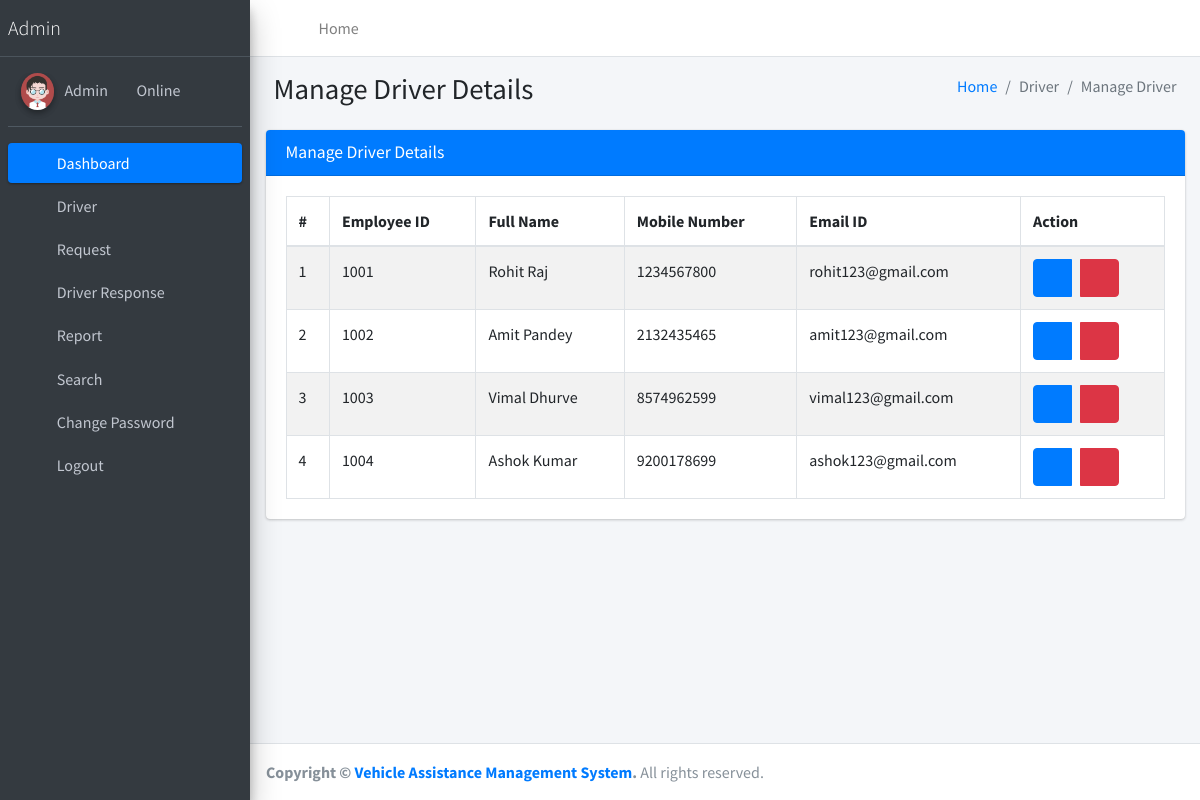
Page /manageDriver on the committed database.
### vehicleassist/models.py (models this page shows, shortened)
class Driver(models.Model):
    user = models.ForeignKey(User, on_delete=models.CASCADE, null=True)
    DriverID = models.IntegerField(null=True)
    MobileNumber = models.CharField(max_length=15, null=True)
    Address = models.CharField(max_length=150, null=True)
    JoiningDate = models.DateTimeField(auto_now_add=True)

### vehicleassist/views.py (the view)
# urls.py: path('manageDriver', manageDriver, name='manageDriver'),
def manageDriver(request):
    driver = Driver.objects.all()
    return render(request, 'admin/manageDriver.html', locals())

### vehicleassist/templates/admin/manageDriver.html
{% extends 'adminNavbar.html' %}
{% block main %}
{% load static %}
<section class="content">
    <div class="content-header">
        <div class="container-fluid">
            <div class="row mb-2">
                <div class="col-sm-6">
                    <h1 class="m-0">Manage Driver Details</h1>
                </div>
                <div class="col-sm-6">
                    <ol class="breadcrumb float-sm-right">
                        <li class="breadcrumb-item"><a href="{% url 'dashboard' %}">Home</a></li>
                        <li class="breadcrumb-item active">Driver</li>
                        <li class="breadcrumb-item active">Manage Driver</li>
                    </ol>
                </div>
            </div>
        </div>
    </div>
    <div class="container-fluid">
        <div class="row">
            <div class="col-md-12">
                <div class="card card-primary">
                    <div class="card-header">
                        <h3 class="card-title">Manage Driver Details</h3>
                    </div>
                    <div class="card-body">
						<table id="example1" class="table table-bordered table-striped">
							<thead>
								<tr>
									<th>#</th>
									<th>Employee ID</th>
                                    <th>Full Name</th>
                                    <th>Mobile Number</th>
                                    <th>Email ID</th>
									<th>Action</th>
								</tr>
							</thead>
							<tbody>
                                {% for i in driver %}
								<tr>
									<td>{{forloop.counter}}</td>
									<td>{{i.DriverID}}</td>
                                    <td>{{i.user.first_name}}</td>
                                    <td>{{i.MobileNumber}}</td>
                                    <td>{{i.user.username}}</td>
									<td>
										<div class="btn-group">
											<a class="btn btn-primary"
												href="{% url 'editDriver' i.id %}"><i
												class="fa fa-edit"></i></a> &nbsp;&nbsp;&nbsp; <a class="btn btn-danger"
												onclick="return confirm('Are you sure to Delete ?')"
												href="{% url 'deleteDriver' i.user.id %}"><i
												class="fa fa-trash-alt"></i></a>
										</div>
									</td>
								</tr>
								{% endfor %}
							</tbody>
						</table>
					</div>
                </div>
            </div>
        </div>
    </div>
</section>
{% endblock %}

### rows in the picture
Driver: DriverID "1001", user.first_name "Rohit Raj", MobileNumber "1234567800", user.username "rohit123@gmail.com"
Driver: DriverID "1002", user.first_name "Amit Pandey", MobileNumber "2132435465", user.username "amit123@gmail.com"
Driver: DriverID "1003", user.first_name "Vimal Dhurve", MobileNumber "8574962599", user.username "vimal123@gmail.com"
Driver: DriverID "1004", user.first_name "Ashok Kumar", MobileNumber "9200178699", user.username "ashok123@gmail.com"
